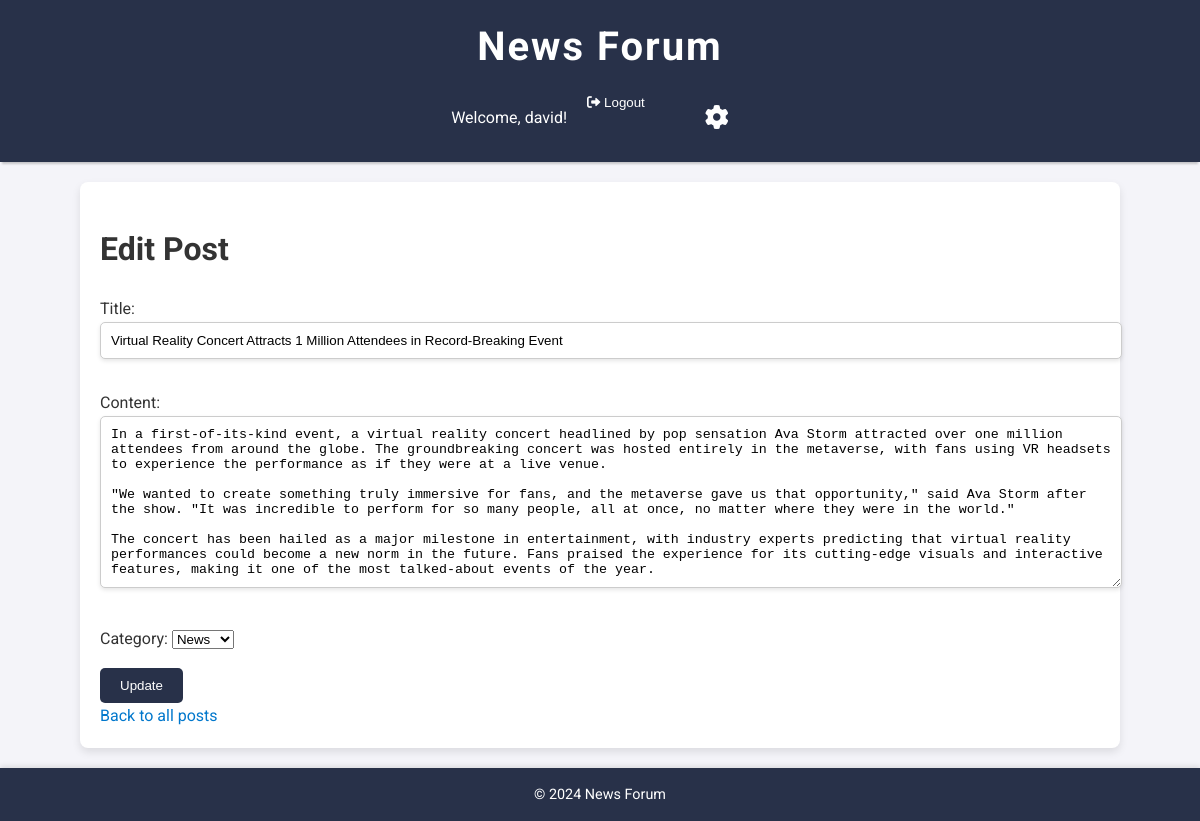
The page /post/12/edit/ (signed in) on the database its author committed.
### news/models.py (models this page shows, shortened)
class Post(models.Model):
    title = models.CharField(max_length=200)
    content = models.TextField()
    created_at = models.DateTimeField(auto_now_add=True)
    updated_at = models.DateTimeField(auto_now=True)
    author = models.ForeignKey(User, on_delete=models.CASCADE)
    category = models.ForeignKey(Category, on_delete=models.SET_NULL, null=True)
    upvotes = models.IntegerField(default=0)
    downvotes = models.IntegerField(default=0)

### news/views.py (the view)
# urls.py: path('post/<int:id>/edit/', views.post_edit, name='post_edit'),
@login_required
def post_edit(request, id):
    post = get_object_or_404(Post, id=id)
    if request.method == 'POST':
        form = PostForm(request.POST, instance=post)
        if form.is_valid():
            form.save()
            return redirect('post_detail', id=post.id)
    else:
        form = PostForm(instance=post)
    return render(request, 'news/post_form.html', {'form': form})

### news/forms.py
class PostForm(forms.ModelForm):
    def __init__(self, *args, **kwargs):
        super(PostForm, self).__init__(*args, **kwargs)
        self.fields['category'].initial = Category.objects.get(name="News")
    class Meta:
        model = Post
        fields = ['title', 'content', 'category']

### news/models.py (called while the page is built)
    def __str__(self):
        return self.name

### news/templates/news/post_form.html (shortened to what this page needs)
{% extends 'base.html' %}
{% block content %}
    <h1>{% if form.instance.pk %}Edit{% else %}Create{% endif %} Post</h1>
    <form method="post">
        {{ form.as_p }}
        <button type="submit">{% if form.instance.pk %}Update{% else %}Save{% endif %}</button>
    </form>
    <a href="{% url 'post_list' %}">Back to all posts</a>
{% endblock %}

### news/templates/base.html (shortened to what this page needs)
{% load static %}
<!DOCTYPE html>
<html lang="en">
<head>
    <link rel="stylesheet" href="{% static 'css/style.css' %}">
    <link rel="stylesheet" href="https://cdnjs.cloudflare.com/ajax/libs/font-awesome/6.0.0-beta3/css/all.min.css">
</head>
<body>
    <header>
        <h1><a href="{% url 'post_list' %}">News Forum</a></h1>
        <nav>
            {% if user.is_authenticated %}
                <p>Welcome, {{ user.username }}!</p>
                <form id="logout-form" action="{% url 'logout' %}" method="post">
                    <button type="submit" style="background:none;border:none;padding:0;color:inherit;cursor:pointer;">
                        <i class="fas fa-sign-out-alt"></i> Logout
                    </button>
                </form>
                <a href="{% url 'account_settings' %}" class="account-settings"><i class="fas fa-cog"></i></a>
            {% else %}
                <a href="{% url 'login' %}">Login</a>
                <a href="{% url 'signup' %}">Sign Up</a>
            {% endif %}
        </nav>
    </header>
    <main>
        {% block content %}{% endblock %}
    </main>
    <footer>
        <p>&copy; 2024 News Forum</p>
    </footer>
</body>
</html>

### news/static/css/style.css (style rules this page uses)
body { font-family: 'Roboto', sans-serif; background-color: #f4f4f9; color: #333; margin: 0; padding: 0; line-height: 1.6; }
a { text-decoration: none; color: #0077cc; }
main { width: 100%; max-width: 1000px; margin: 20px auto; padding: 20px; background: white; border-radius: 8px; box-shadow: 0 4px 8px rgba(0, 0, 0, 0.1); }
header { background-color: #283149; color: white; padding: 15px 0; text-align: center; box-shadow: 0 4px 2px -2px rgba(0, 0, 0, 0.2); position: sticky; top: 0; z-index: 1000; }
header h1 { margin: 0; font-size: 2.5em; font-weight: 700; letter-spacing: 2px; }
header a { color: #ffffff; }
nav { display: flex; justify-content: center; gap: 20px; margin-top: 10px; }
nav a { color: #ffffff; font-size: 1.1em; padding: 10px 20px; border-radius: 5px; transition: background-color 0.3s ease; }
.account-settings { color: white; font-size: 1.5em; }
.account-settings i { margin-left: 20px; }
button { background-color: #283149; color: white; padding: 10px 20px; border: none; border-radius: 5px; cursor: pointer; transition: background-color 0.3s ease; }
footer { background-color: #283149; color: white; padding: 15px 0; text-align: center; position: relative; width: 100%; bottom: 0; margin-top: 20px; box-shadow: 0 -2px 5px rgba(0, 0, 0, 0.1); }
footer p { margin: 0; font-size: 0.9em; }
input[type="text"], input[type="password"], textarea { width: 100%; padding: 10px; margin-bottom: 15px; border: 1px solid #ccc; border-radius: 5px; box-shadow: 0 2px 4px rgba(0, 0, 0, 0.1); transition: border-color 0.3s; }

### rows shown on the page
Post: title "Virtual Reality Concert Attracts 1 Million Attendees in Record-Breaking Event", content "In a first-of-its-kind event, a virtual reality concert headlined by pop sensation Ava Storm attracted over one million attendees from around the globe. The groundbreaking concert was hosted entirely in the metaverse, with fans using VR headsets to experience the performance as if they were at a live venue. \"We wanted to create something truly immersive for fans, and the metaverse gave us that opportunity,\" said Ava Storm after the show. \"It was incredible to perform for so many people, all at once, no matter where they were in the world.\" The concert has been hailed as a major milestone in entertainment, with industry experts predicting that virtual reality performances could become a new…", category "News"

### other values the page prints
{{ user.username }} "david"
